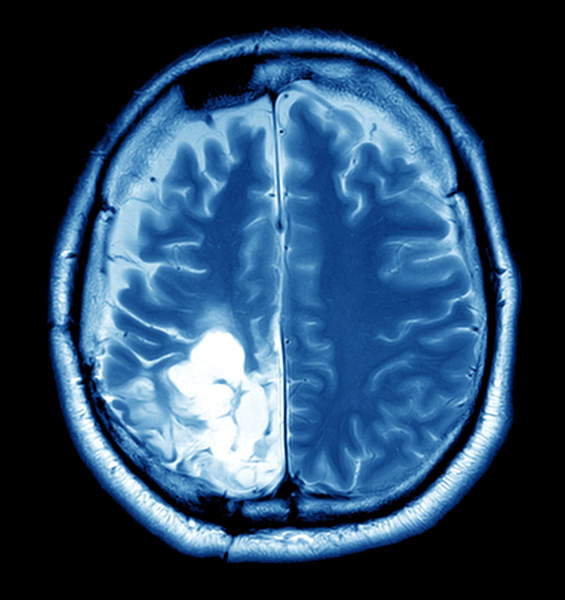
#> input picture brain.jpg, 1130 x 1200 px (shown at 1/2 size)
$ python regionGrow.py
#> lines starting #> are read from the running program, lines starting #| are printed output that depends on the picture; after the words box and inside, x2 and y2 are one past the last pixel; in counts of white or black regions, pixels touching at a corner belong together
import cv2
import numpy as np
import matplotlib.pyplot as plt


def region_growing(image, seed_point, threshold=5):
    height, width = image.shape
    segmented = np.zeros_like(image, dtype=np.uint8)
    visited = np.zeros_like(image, dtype=bool)

    seed_value = image[seed_point[1], seed_point[0]]

    region = [seed_point]
    segmented[seed_point[1], seed_point[0]] = 255
    visited[seed_point[1], seed_point[0]] = True

    # 8-connectivity neighbors
    neighbors = [(-1, -1), (-1, 0), (-1, 1),
                 (0, -1),         (0, 1),
                 (1, -1),  (1, 0), (1, 1)]

    while region:
        x, y = region.pop(0)

        for dx, dy in neighbors:
            nx, ny = x + dx, y + dy
            if 0 <= nx < width and 0 <= ny < height and not visited[ny, nx]:
                neighbor_value = image[ny, nx]
                if abs(int(neighbor_value) - int(seed_value)) <= threshold:
                    segmented[ny, nx] = 255
                    region.append((nx, ny))
                visited[ny, nx] = True

    return segmented

original_img = cv2.imread('brain.jpg', cv2.IMREAD_COLOR)
#> original_img is the input picture: shape (1200, 1130, 3); mean B, G, R 98.8, 71.5, 43
# Load grayscale image
img = cv2.imread('brain.jpg', cv2.IMREAD_GRAYSCALE)
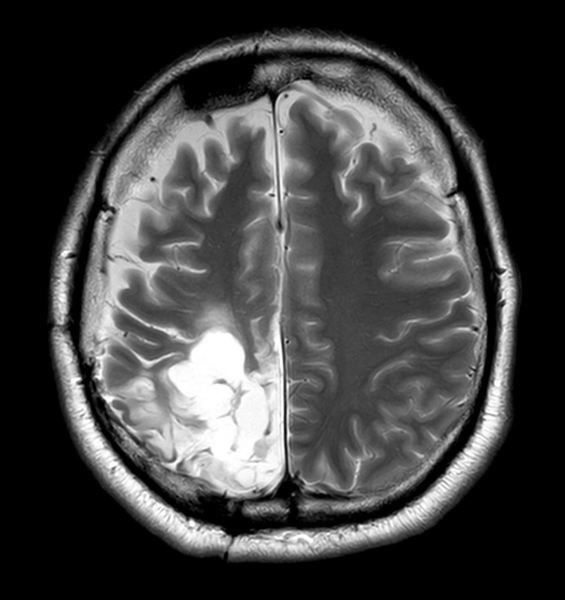
#> img: shape (1200, 1130) (shown at 1/2 size); min 0, max 255, mean 66.1

# Choose a seed point inside the brain tumor
seed = (500, 800)

# Apply region growing
output = region_growing(img, seed, threshold=10)
#> in region_growing, `seed_value = image[seed_point[1], seed_point[0]]`: seed_value = 250
#> after the loop in region_growing, `while region:`:
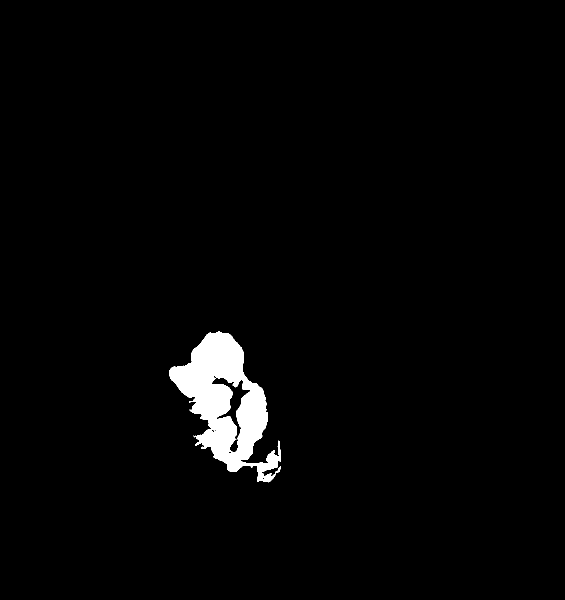
#> segmented: shape (1200, 1130) (shown at 1/2 size); 2.2% white; 1 white region, box (x1, y1, x2, y2) and area: (338, 663, 562, 965) 30109
#> after the loop in region_growing, `while region:`:
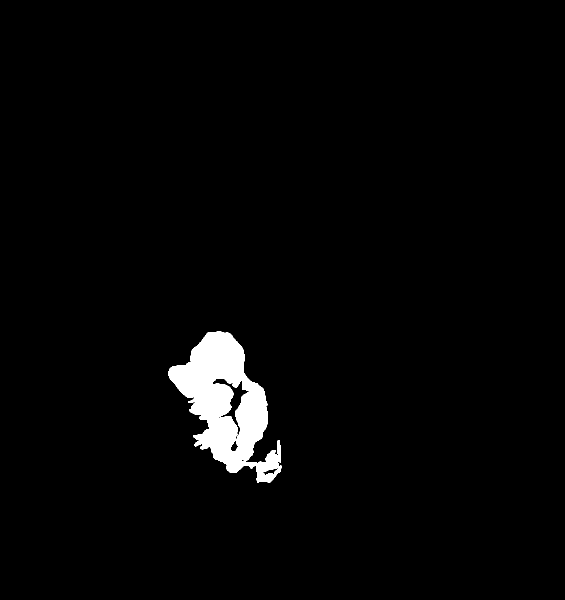
#> visited: shape (1200, 1130) bool (shown at 1/2 size); 2.4% white; 1 white region, box (x1, y1, x2, y2) and area: (337, 662, 563, 966) 32546
#> after the loop in region_growing, `while region:`: region = []

# Save the output image
cv2.imwrite('region_growing_result.jpg', output)
print("Output image saved as 'region_growing_result.jpg'")

# Show result
plt.figure(figsize=(15, 5))
plt.subplot(1, 3, 1)
plt.title("Original Image")
plt.imshow(cv2.cvtColor(original_img, cv2.COLOR_BGR2RGB))

plt.subplot(1, 3, 2)
plt.title("Greyscale Image with Seed Point")
plt.imshow(img, cmap='gray')
plt.plot(seed[0], seed[1], 'ro', markersize=8, label='Seed Point')
plt.legend()

plt.subplot(1, 3, 3)
plt.title("Region Grown Segmentation")
plt.imshow(output, cmap='gray')
plt.show()
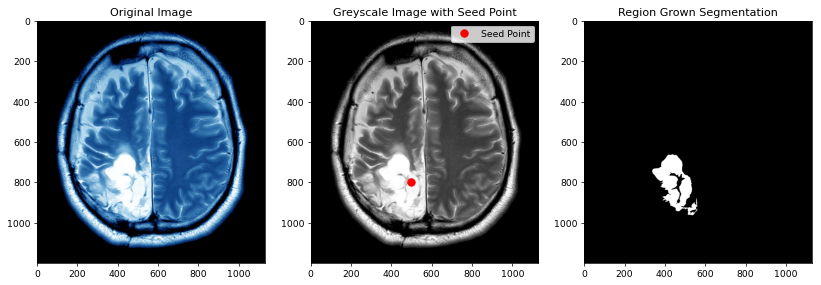
#> figure drawn by matplotlib, 3 panels
